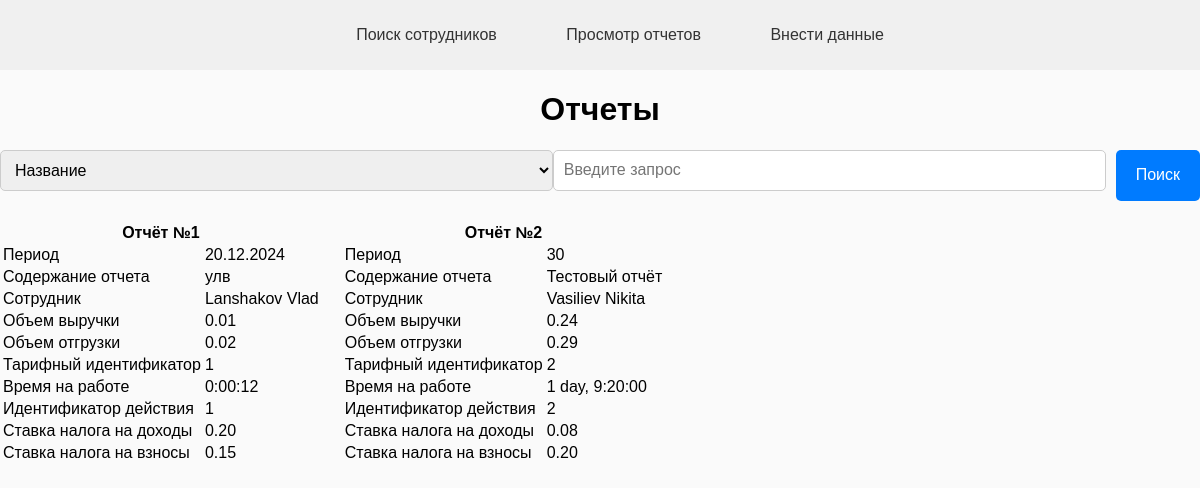
/infom/reports/, run on the app's committed database.
### infom/models.py (models this page shows, shortened)
class TaxesReport(models.Model):
    report_id = models.AutoField(primary_key=True)
    period = models.CharField(max_length=50)
    title = models.CharField(max_length=100)
    report_content = models.TextField()
    employee = models.ForeignKey(Employee, on_delete=models.CASCADE, blank=True, null=True)
    revenue_volume = models.DecimalField(max_digits=10, decimal_places=2, blank=True, null=True)
    shipment_volume = models.DecimalField(max_digits=10, decimal_places=2, blank=True, null=True)
    tariff_id = models.IntegerField(blank=True, null=True)
    time_at_work = models.DurationField(blank=True, null=True)
    action_id = models.IntegerField(blank=True, null=True)
    income_tax_rate = models.DecimalField(max_digits=5, decimal_places=2, blank=True, null=True)
    contribution_tax_rate = models.DecimalField(max_digits=5, decimal_places=2, blank=True, null=True)

class Employee(models.Model):
    employee_id = models.AutoField(primary_key=True)
    full_name = models.CharField(max_length=100)
    position = models.CharField(max_length=100)
    email = models.EmailField(unique=True)
    phone = models.CharField(max_length=20, blank=True, null=True)
    def __str__(self) -> str:
        return self.full_name

### infom/views.py (the view)
# urls.py: path('reports/', views.view_reports, name='reports'),
def view_reports(request):
    search_query = request.GET.get('search_query')
    search_criteria = request.GET.get('search_criteria')
    if search_query and search_criteria:
        filter_args = {f'{search_criteria}__icontains': search_query}
        reports = TaxesReport.objects.filter(**filter_args)
    else:
        reports = TaxesReport.objects.all()
    if not reports:
        warning_message = "Нет данных для отображения."
        context = {'warning_message': warning_message}
        return render(request, 'employees/reports.html', context)
    context = {'reports': reports}
    return render(request, 'employees/reports.html', context)

### infom/templates/employees/reports.html (shortened to what this page needs)
{% load static %}
<!DOCTYPE html>
<html>
<head>
    <link rel="stylesheet" href="{% static 'stylefortaxes.css' %}">
</head>
<body>
<nav>
    <ul>
        <li><a href="{% url 'infom:employee_list' %}">Поиск сотрудников</a></li>
        <li><a href="{% url 'infom:reports' %}">Просмотр отчетов</a></li>
        <li><a href="{% url 'infom:enter_data' %}">Внести данные</a></li>
    </ul>
</nav>
<h1>Отчеты</h1>
<form class="search-box" action="{{ request.path }}" method="GET">
    <select name="search_criteria">
        <option value="title"{% if request.GET.search_criteria == 'title' %} selected {% endif %}>Название</option>
    </select>
    <input type="text" name="search_query" placeholder="Введите запрос">
    <button type="submit">Поиск</button>
</form>
{% if warning_message %}
<div class="warning">
    <p>{{ warning_message }}</p>
</div>
{% else %}
<div class="container">
    {% for report in reports %}
    <table>
        <thead>
            <tr>
                <th colspan="2">{{ report.title }}</th>
            </tr>
        </thead>
        <tbody>
            <tr>
                <td>Период</td>
                <td>{{ report.period }}</td>
            </tr>
            <tr>
                <td>Содержание отчета</td>
                <td>{{ report.report_content }}</td>
            </tr>
            <tr>
                <td>Сотрудник</td>
                <td>{{ report.employee }}</td>
            </tr>
            <tr>
                <td>Объем выручки</td>
                <td>{{ report.revenue_volume }}</td>
            </tr>
            <tr>
                <td>Объем отгрузки</td>
                <td>{{ report.shipment_volume }}</td>
            </tr>
            <tr>
                <td>Тарифный идентификатор</td>
                <td>{{ report.tariff_id }}</td>
            </tr>
            <tr>
                <td>Время на работе</td>
                <td>{{ report.time_at_work }}</td>
            </tr>
            <tr>
                <td>Идентификатор действия</td>
                <td>{{ report.action_id }}</td>
            </tr>
            <tr>
                <td>Ставка налога на доходы</td>
                <td>{{ report.income_tax_rate }}</td>
            </tr>
            <tr>
                <td>Ставка налога на взносы</td>
                <td>{{ report.contribution_tax_rate }}</td>
            </tr>
        </tbody>
    </table>
    {% endfor %}
</div>
{% endif %}
</body>
</html>

### infom/static/stylefortaxes.css (style rules this page uses)
body { font-family: Arial, sans-serif; background-color: #fafafa; margin: 0; padding: 0; }
h1 { text-align: center; }
.search-box { margin-bottom: 20px; display: flex; flex-wrap: wrap; }
.search-box input[type="text"], .search-box select { padding: 10px; font-size: 16px; border: 1px solid #ccc; border-radius: 5px; margin-bottom: 10px; flex: 1; }
.search-box button { padding: 10px 20px; font-size: 16px; background-color: #007bff; color: #fff; border: none; border-radius: 5px; cursor: pointer; margin-left: 10px; }
nav ul { padding: 10; text-align: center; }
nav ul li { display: inline; margin-right: 45px; }
nav ul li:last-child { margin-right: 0; }
nav { background-color: #f0f0f0; padding: 10px 0; text-align: center; }
nav ul li a { color: #333; text-decoration: none; padding: 5px 10px; border-radius: 5px; }

### infom/templates/employees/reports.html (style rules this page uses)
.container { display: flex; flex-wrap: wrap; }
table { margin-right: 20px; }

### data on the page
TaxesReport: title "Отчёт №1", period "20.12.2024", report_content "улв", employee "Lanshakov Vlad", revenue_volume "0.01", shipment_volume "0.02", tariff_id "1", time_at_work "0:00:12", action_id "1", income_tax_rate "0.20", contribution_tax_rate "0.15"
TaxesReport: title "Отчёт №2", period "30", report_content "Тестовый отчёт", employee "Vasiliev Nikita", revenue_volume "0.24", shipment_volume "0.29", tariff_id "2", time_at_work "1 day, 9:20:00", action_id "2", income_tax_rate "0.08", contribution_tax_rate "0.20"
